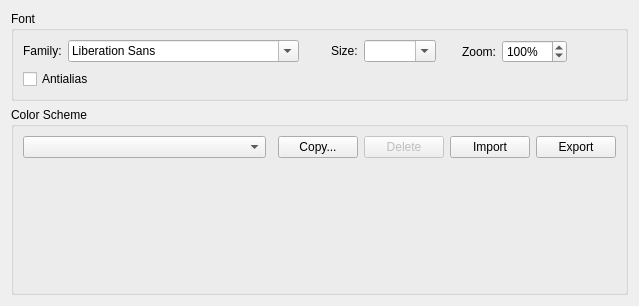
<?xml version="1.0" encoding="UTF-8"?>
<ui version="4.0">
 <class>TextEditor::Internal::FontSettingsPage</class>
 <widget class="QWidget" name="TextEditor::Internal::FontSettingsPage">
  <property name="geometry">
   <rect>
    <x>0</x>
    <y>0</y>
    <width>639</width>
    <height>306</height>
   </rect>
  </property>
  <layout class="QVBoxLayout" name="verticalLayout">
   <item>
    <widget class="QGroupBox" name="fontGroupBox">
     <property name="title">
      <string>Font</string>
     </property>
     <layout class="QGridLayout" name="gridLayout">
      <item row="0" column="4">
       <widget class="QLabel" name="sizeLabel">
        <property name="sizePolicy">
         <sizepolicy hsizetype="Fixed" vsizetype="Fixed">
          <horstretch>0</horstretch>
          <verstretch>0</verstretch>
         </sizepolicy>
        </property>
        <property name="text">
         <string>Size:</string>
        </property>
       </widget>
      </item>
      <item row="0" column="7">
       <widget class="QLabel" name="zoomLabel">
        <property name="text">
         <string>Zoom:</string>
        </property>
       </widget>
      </item>
      <item row="0" column="0">
       <widget class="QLabel" name="familyLabel">
        <property name="sizePolicy">
         <sizepolicy hsizetype="Fixed" vsizetype="Fixed">
          <horstretch>0</horstretch>
          <verstretch>0</verstretch>
         </sizepolicy>
        </property>
        <property name="text">
         <string>Family:</string>
        </property>
       </widget>
      </item>
      <item row="0" column="6">
       <spacer>
        <property name="orientation">
         <enum>Qt::Horizontal</enum>
        </property>
        <property name="sizeType">
         <enum>QSizePolicy::Preferred</enum>
        </property>
        <property name="sizeHint" stdset="0">
         <size>
          <width>20</width>
          <height>20</height>
         </size>
        </property>
       </spacer>
      </item>
      <item row="0" column="9">
       <spacer name="horizontalSpacer">
        <property name="orientation">
         <enum>Qt::Horizontal</enum>
        </property>
        <property name="sizeHint" stdset="0">
         <size>
          <width>40</width>
          <height>20</height>
         </size>
        </property>
       </spacer>
      </item>
      <item row="1" column="0" colspan="3">
       <widget class="QCheckBox" name="antialias">
        <property name="text">
         <string>Antialias</string>
        </property>
       </widget>
      </item>
      <item row="0" column="3">
       <spacer>
        <property name="orientation">
         <enum>Qt::Horizontal</enum>
        </property>
        <property name="sizeType">
         <enum>QSizePolicy::Preferred</enum>
        </property>
        <property name="sizeHint" stdset="0">
         <size>
          <width>20</width>
          <height>20</height>
         </size>
        </property>
       </spacer>
      </item>
      <item row="0" column="8">
       <widget class="QSpinBox" name="zoomSpinBox">
        <property name="suffix">
         <string>%</string>
        </property>
        <property name="minimum">
         <number>10</number>
        </property>
        <property name="maximum">
         <number>3000</number>
        </property>
        <property name="singleStep">
         <number>10</number>
        </property>
        <property name="value">
         <number>100</number>
        </property>
       </widget>
      </item>
      <item row="0" column="1">
       <widget class="QFontComboBox" name="fontComboBox"/>
      </item>
      <item row="0" column="5">
       <widget class="QComboBox" name="sizeComboBox">
        <property name="sizePolicy">
         <sizepolicy hsizetype="Fixed" vsizetype="Fixed">
          <horstretch>1</horstretch>
          <verstretch>0</verstretch>
         </sizepolicy>
        </property>
        <property name="editable">
         <bool>true</bool>
        </property>
       </widget>
      </item>
     </layout>
    </widget>
   </item>
   <item>
    <widget class="QGroupBox" name="colorSchemeGroupBox">
     <property name="title">
      <string>Color Scheme</string>
     </property>
     <layout class="QGridLayout" name="gridLayout_2">
      <item row="0" column="5">
       <widget class="QPushButton" name="exportButton">
        <property name="text">
         <string>Export</string>
        </property>
       </widget>
      </item>
      <item row="0" column="0">
       <widget class="QComboBox" name="schemeComboBox">
        <property name="sizePolicy">
         <sizepolicy hsizetype="Preferred" vsizetype="Fixed">
          <horstretch>1</horstretch>
          <verstretch>0</verstretch>
         </sizepolicy>
        </property>
       </widget>
      </item>
      <item row="0" column="3">
       <widget class="QPushButton" name="deleteButton">
        <property name="enabled">
         <bool>false</bool>
        </property>
        <property name="text">
         <string>Delete</string>
        </property>
       </widget>
      </item>
      <item row="0" column="2">
       <widget class="QPushButton" name="copyButton">
        <property name="text">
         <string>Copy...</string>
        </property>
       </widget>
      </item>
      <item row="0" column="4">
       <widget class="QPushButton" name="importButton">
        <property name="text">
         <string>Import</string>
        </property>
       </widget>
      </item>
      <item row="2" column="0" colspan="6">
       <widget class="TextEditor::Internal::ColorSchemeEdit" name="schemeEdit" native="true">
        <property name="sizePolicy">
         <sizepolicy hsizetype="Preferred" vsizetype="Expanding">
          <horstretch>0</horstretch>
          <verstretch>1</verstretch>
         </sizepolicy>
        </property>
       </widget>
      </item>
     </layout>
    </widget>
   </item>
  </layout>
 </widget>
 <customwidgets>
  <customwidget>
   <class>TextEditor::Internal::ColorSchemeEdit</class>
   <extends>QWidget</extends>
   <header location="global">texteditor/colorschemeedit.h</header>
   <container>1</container>
  </customwidget>
 </customwidgets>
 <tabstops>
  <tabstop>fontComboBox</tabstop>
  <tabstop>sizeComboBox</tabstop>
  <tabstop>zoomSpinBox</tabstop>
  <tabstop>antialias</tabstop>
  <tabstop>schemeComboBox</tabstop>
  <tabstop>copyButton</tabstop>
  <tabstop>deleteButton</tabstop>
  <tabstop>importButton</tabstop>
  <tabstop>exportButton</tabstop>
 </tabstops>
 <resources/>
 <connections/>
</ui>
